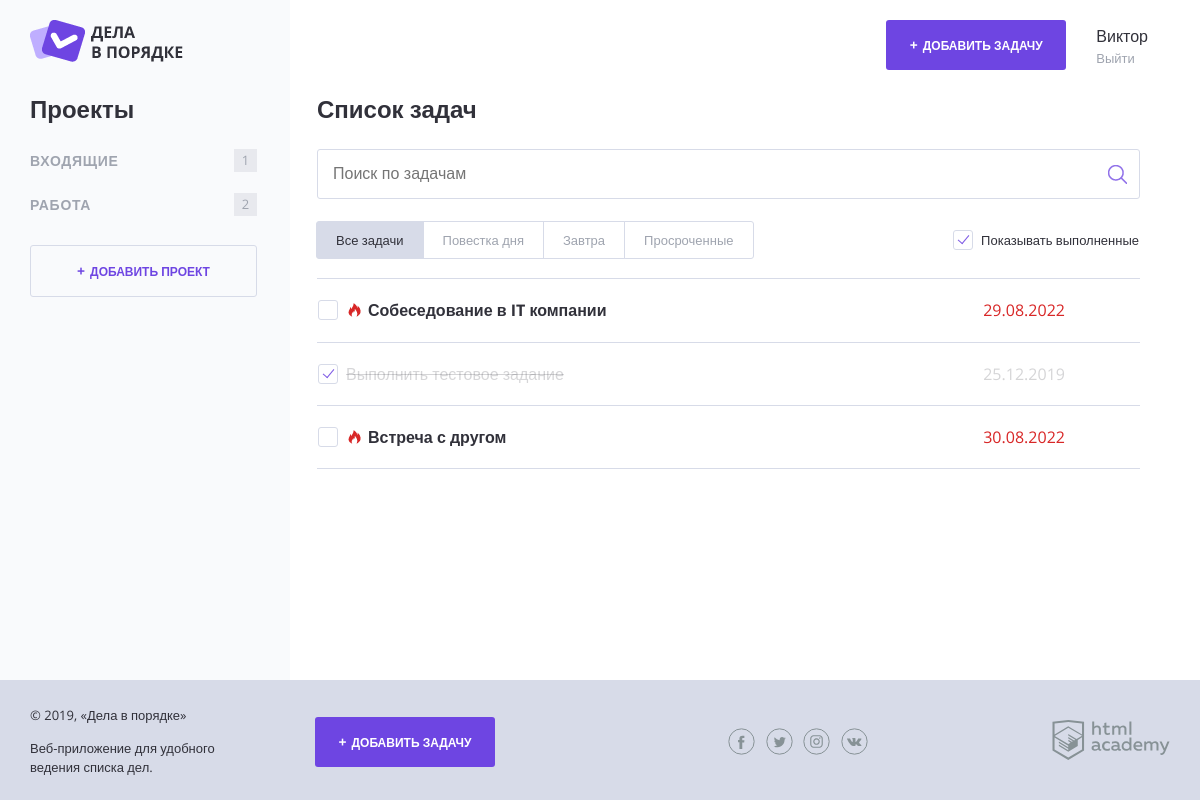
/ (signed in), run on the app's committed database.
### tables this page shows
CREATE TABLE tasks
(
  id             INT AUTO_INCREMENT PRIMARY KEY,
  title          VARCHAR(125) NOT NULL,
  status         BOOLEAN DEFAULT FALSE,
  deadline       DATE,
  file_path      VARCHAR(125),
  project_id     INT NOT NULL,
  author_id      INT NOT NULL,
  FOREIGN KEY (project_id) REFERENCES projects (id),
  FOREIGN KEY (author_id) REFERENCES users (id)
);

### helpers.php (called while the page is built, shortened)
<?php
function include_template(string $name, array $data = []): string {
    $name = 'templates/' . $name;
    extract($data);
    require $name;
    return ob_get_clean();
}
function getProjectTaskCount(string $project_id, array $tasks): int {
    return count(array_keys(array_column($tasks, "project_id"), $project_id));
}
function getRestOfTime(string | null $deadline): int | null {
    $deadline_timestamp = strtotime($deadline);
    $current_date = date_create();
    $current_date_timestamp = date_timestamp_get($current_date);
    return floor(($deadline_timestamp - $current_date_timestamp) / 3600);
}
function normalizeProject(array $project): array
{
    return [
        "id" => (string) $project["id"],
        "title" => $project["title"],
    ];
}
function normalizeProjects(array $projects): array
{
    $result = [];
    foreach ($projects as $project) {
        $result[] = normalizeProject($project);
    }
    return $result;
}
function normalizeTask(array $task): array
{
    $deadline = $task["deadline"] ? date_format(date_create($task["deadline"]),"d.m.Y") : null;
    return [
        "id" => (string) $task["id"],
        "title" => $task["title"],
        "is_completed" => (bool) $task["status"],
        "deadline" => $deadline,
        "project" => $task["project"],
        "project_id" => (string) $task["project_id"],
        "file_path" => $task["file_path"],
    ];
}
function normalizeTasks(array $tasks): array
{
    $result = [];
    foreach ($tasks as $task) {
        $result[] = normalizeTask($task);
    }
    return $result;
}
function getUserAuthentication(): array
{
    return $_SESSION['user'] ?? [];
}

### database/tasks.php (called while the page is built, shortened)
<?php
function getUserTasks(mysqli $connect, int $user_id): array
{
    $query = "SELECT
       tasks.id,
       tasks.title,
       status,
       deadline,
       file_path,
       project_id,
       projects.title as project
    FROM tasks
        INNER JOIN projects on tasks.project_id = projects.id
    WHERE tasks.author_id = ?";
    return fetchData(prepareResult($connect, $query, "i", [$user_id]));
}

### database/helpers.php (called while the page is built, shortened)
<?php
function fetchData($result): array
{
    return mysqli_fetch_all($result, MYSQLI_ASSOC);
}
function prepareResult($connect, $query, string $types = "", array $params = []): mysqli_result
{
    $stmt = mysqli_prepare($connect, $query);
    if ($types !== "") {
        $result = mysqli_stmt_bind_param($stmt, $types, ...$params);
    }
    $result = mysqli_stmt_execute($stmt);
    $result = mysqli_stmt_get_result($stmt);
    return $result;
}

### database/projects.php (called while the page is built)
<?php
function getUserProjects(mysqli $connect, int $user_id): array
{
    $query = "SELECT
       id,
       title
    FROM projects
    WHERE author_id = ?";
    return fetchData(prepareResult($connect, $query, "i", [$user_id]));
}

### config.php (called while the page is built, shortened)
<?php
$title = "Дела в порядке";

### templates/tasks.php (the view, shortened to what this page needs)
<h2 class="content__main-heading">Список задач</h2>
<form class="search-form" action="/" method="get" autocomplete="off">
    <input
        class="search-form__input"
        type="text"
        id="search"
        name="search"
        value="<?= $search; ?>"
        placeholder="Поиск по задачам"
    >
    <input class="search-form__submit" type="submit" name="" value="Искать">
</form>
<div class="tasks-controls">
    <nav class="tasks-switch">
        <a href="/" class="tasks-switch__item tasks-switch__item--active">Все задачи</a>
        <a href="/" class="tasks-switch__item">Повестка дня</a>
        <a href="/" class="tasks-switch__item">Завтра</a>
        <a href="/" class="tasks-switch__item">Просроченные</a>
    </nav>
    <label class="checkbox">
        <span class="checkbox__text">Показывать выполненные</span>
    </label>
</div>
<table class="tasks">
    <?php endif;
    foreach ($tasks as $task):
        $restOfTime = getRestOfTime($task["deadline"]);
        ?>
        <tr
            class="tasks__item task
                    <?=$task["is_completed"] ? "task--completed" : ""; ?>
                    <?=!$task["is_completed"] && $restOfTime && $restOfTime <= 24 ? "task--important" : ""; ?>"
        >
            <td class="task__select">
                <label class="checkbox task__checkbox">
                    <span class="checkbox__text"><?=htmlspecialchars($task["title"]); ?></span>
                </label>
            </td>
            <td class="task__file">
            </td>
            <td class="task__date"><?=htmlspecialchars($task["deadline"]); ?></td>
            <td class="task__controls">
            </td>
        </tr>
    <?php endforeach; ?>
</table>

### templates/main.php (shortened to what this page needs)
<section class="content__side">
    <h2 class="content__side-heading">Проекты</h2>
    <nav class="main-navigation">
        <ul class="main-navigation__list">
            <?php foreach ($projects as $project): ?>
                <li class="main-navigation__list-item
                        <?=$project_id === $project["id"] ? "main-navigation__list-item--active" : "" ?>"
                >
                    <a
                        class="main-navigation__list-item-link"
                        href="/?project_id=<?=$project["id"]?>"
                    >
                        <?=htmlspecialchars($project["title"]); ?>
                    </a>
                    <span class="main-navigation__list-item-count">
                        <?=getProjectTaskCount($project["id"], $tasks); ?>
                    </span>
                </li>
            <?php endforeach; ?>
        </ul>
    </nav>
    <a class="button button--transparent button--plus content__side-button"
       href="pages/form-project.html" target="project_add">Добавить проект</a>
</section>
<main class="content__main">
    <?=$main_content ?>
</main>

### templates/layout.php (shortened to what this page needs)
<!DOCTYPE html>
<html lang="ru">
<head>
    <link rel="stylesheet" href="css/normalize.css">
    <link rel="stylesheet" href="css/style.css">
    <link rel="stylesheet" href="css/flatpickr.min.css">
</head>
<body <?= isset($background_class) ? "class=$background_class" : ""; ?>>
<div class="page-wrapper">
    <div class="container <?= isset($background_class) ? "" : "container--with-sidebar"; ?>">
        <header class="main-header">
            <a href="/">
                <img src="img/logo.png" width="153" height="42" alt="Логотип Дела в порядке">
            </a>
            <div class="main-header__side">
                <?php if (isset($user)): ?>
                    <a class="main-header__side-item button button--plus open-modal" href="add">Добавить задачу</a>
                    <div class="main-header__side-item user-menu">
                        <div class="user-menu__data">
                            <p><?= $user["name"]; ?></p>
                            <a href="logout">Выйти</a>
                        </div>
                    </div>
                <?php else: ?>
                    <a class="main-header__side-item button button--transparent" href="auth">Войти</a>
                <?php endif; ?>
            </div>
        </header>
        <div class="content">
            <?=$template; ?>
        </div>
    </div>
</div>
<footer class="main-footer">
    <div class="container">
        <div class="main-footer__copyright">
            <p>© 2019, «Дела в порядке»</p>
            <p>Веб-приложение для удобного ведения списка дел.</p>
        </div>
        <?php if (isset($user)): ?>
            <a class="main-footer__button button button--plus" href="add">Добавить задачу</a>
        <?php endif; ?>
        <div class="main-footer__social social">
            <a class="social__link social__link--facebook" href="#">
            </a>
            <a class="social__link social__link--twitter" href="#">
            </a>
            <a class="social__link social__link--instagram" href="#">
            </a>
            <a class="social__link social__link--vkontakte" href="#">
            </a>
        </div>
        <div class="main-footer__developed-by">
            <a href="https://htmlacademy.ru/intensive/php">
                <img src="img/htmlacademy.svg" alt="HTML Academy" width="118" height="40">
            </a>
        </div>
    </div>
</footer>
</body>
</html>

### index.php (shortened to what this page needs)
<?php
require_once("config.php");
require_once("db.php");
require_once("helpers.php");
$user = getUserAuthentication();
$project_id = (string) (filter_input(INPUT_GET, 'project_id', FILTER_SANITIZE_SPECIAL_CHARS) ?? null);
$projects = normalizeProjects(getUserProjects($connect, $user["id"]));
$show_complete_tasks = rand(0, 1);
$search = (string) (filter_input(INPUT_GET, 'search', FILTER_SANITIZE_SPECIAL_CHARS) ?? "");
$tasks = $search === "" ?
    normalizeTasks(getUserTasks($connect, $user["id"])) :
    normalizeTasks(getUserTasksSearch($connect, $user["id"], $search));
$tasks_content = include_template("tasks.php", [
    "projects" => $projects,
    "tasks" => $tasks,
    "show_complete_tasks" => $show_complete_tasks,
    "project_id" => $project_id,
    "search" => $search,
]);
$main_template = include_template("main.php", [
    "projects" => $projects,
    "tasks" => $tasks,
    "project_id" => $project_id,
    "main_content" => $tasks_content,
]);
$layout_template = include_template("layout.php", [
    "title" => $title,
    "template" => $main_template,
    "user" => $user,
]);
print($layout_template);

### data on the page
tasks: title "Собеседование в IT компании", deadline "29.08.2022"
tasks: title "Выполнить тестовое задание", deadline "25.12.2019"
tasks: title "Встреча с другом", deadline "30.08.2022"

### other printed values
$user["name"] "Виктор"
$project["title"] "ВХОДЯЩИЕ"
getProjectTaskCount($project["id"], $tasks) "1"
$project["title"] "РАБОТА"
getProjectTaskCount($project["id"], $tasks) "2"
